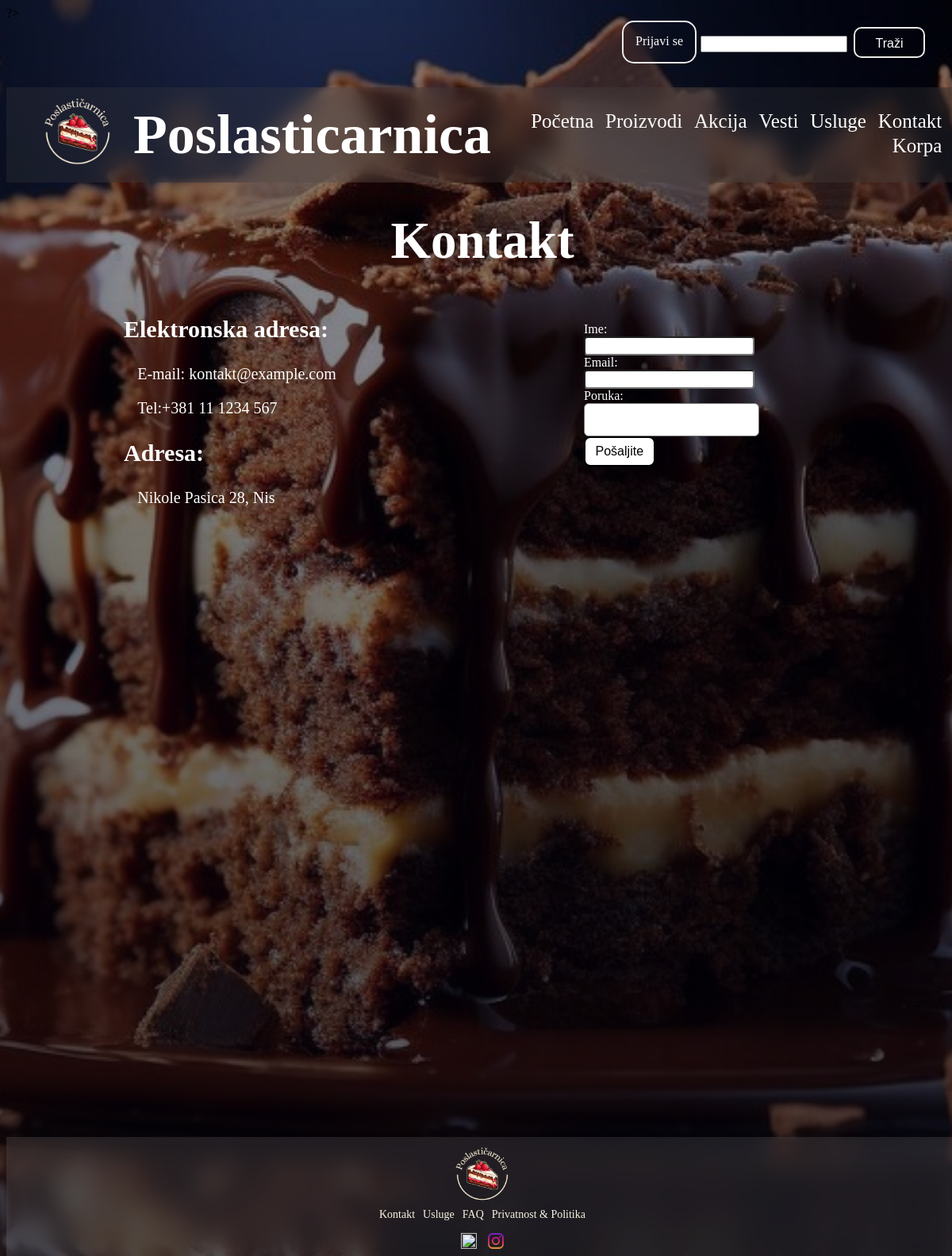
The app's page /index.php?page=kontakt with its own data.
### tables this page shows
CREATE TABLE IF NOT EXISTS `kontakt` (
  `id` int(10) unsigned NOT NULL AUTO_INCREMENT,
  `adresa` varchar(50) NOT NULL DEFAULT '0',
  `telefon` varchar(50) NOT NULL DEFAULT '0',
  `email` varchar(50) NOT NULL DEFAULT '0',
  `working_hours` varchar(50) NOT NULL DEFAULT '0',
  PRIMARY KEY (`id`)
);

### korisnickaStrana/model/KontaktModel.php (called while the page is built, shortened)
<?php
include_once(__DIR__ ."/../config/database.php");
$query = "SELECT * FROM kontakt";
$query_run = mysqli_query($con, $query);
$kontakt = mysqli_fetch_assoc($query_run);
?>

### korisnickaStrana/view/kontakt.php (the view, shortened to what this page needs)
<html lang="en">
<head>
    <link rel="stylesheet" href="/Poslasticarnica/korisnickaStrana/public/kontakt.css">
    <link rel="stylesheet" href="/Poslasticarnica/korisnickaStrana/public/message-session.css">
</head>
<body class="heder">
<div class="head-box">
<h1 class="title">
    Kontakt
</h1>
</div>
<div class="contact">
<div class="information">
<h2>Elektronska adresa:</h2>
<ul>
    <li><p>E-mail: <?=$kontakt['email'] ?></p></li>
    <li><p>Tel:<?= $kontakt['telefon'] ?></p></li>
</ul>
<h2>Adresa:</h2>
    <ul>
        <li><?=$kontakt['adresa'] ?></li>
    </ul>
</div>
<div class="form">
    <form method="POST" action="/Poslasticarnica/korisnickaStrana/model/KontaktModel.php">
        <label for="ime">Ime:</label>
        <input type="text" id="ime" name="ime" value="<?= $_POST['ime'] ?? '' ?>"><br>
        <label for="email">Email:</label>
        <input type="email" id="email" name="email" value="<?= $_POST['email'] ?? '' ?>" ><br>
        <label for="poruka">Poruka:</label>
        <textarea id="poruka" name="poruka"><?= $_POST['poruka'] ?? '' ?></textarea><br>
        <button type="submit" name="send-message">Pošaljite</button>
    </form>
</div>
</div>
<iframe src="https://www.google.com/maps/embed?pb=!1m18!1m12!1m3!1d2902.793494751808!2d21.893549375681275!3d43.31858217400939!2m3!1f0!2f0!3f0!3m2!1i1024!2i768!4f13.1!3m3!1m2!1s0x4755b0b16bb40e6f%3A0x260b304907f25fb0!2z0J3QuNC60L7Qu9C1INCf0LDRiNC40ZvQsCAyOCwg0J3QuNGIIDcwMDE4Mw!5e0!3m2!1ssr!2srs!4v1740655733292!5m2!1ssr!2srs" width="600" height="450" style="border:0;" allowfullscreen="" loading="lazy">
</iframe>
</body>
</html>

### korisnickaStrana/public/nav-bar.css (style rules this page uses)
#body { height: 111vh; width: 100%; background-image: linear-gradient(rgba(0,0,9,0.4),rgba(0,0,9,0.7)), url(../public/slike/slice-homemade.jpg); background-position: center; background-size: cover; position: relative; }
h1 { color: white; text-align:right; font-family: "Freestyle Script"; margin-bottom: 5px; margin-top: 5px; font-size: 70px; }

### korisnickaStrana/public/kontakt.css (style rules this page uses)
label { display: flex; }
.title { color: white; text-align: center; font-family: "Freestyle Script"; margin-top: 3%; font-size: 65px; }
.form { margin: 2%; width: 80%; color: white; border-radius: 8px; margin-top: 5%; }
.form input { border-radius: 4px; font-size: medium; }
.form textarea { resize: none; border-radius: 6px; font-size: large; }
.form button { border: 2px solid black; color: rgb(0, 0, 0); width: 20%; height: 15%; background-color: rgb(255, 255, 255); border-radius: 8px; transition-duration: 0.4s; font-size: medium; padding: 1%; }
.contact { display: flex; justify-content: space-between; }
.information { color: white; width: 100%; margin: 2%; margin-left: 10%; display: inline-block; font-size: 20px; }
.information li { list-style: none; margin: 1%; }
h2 { margin: 5%; }
iframe { width: 80%; height: 90vh; margin-left:10% ; margin-right: 10%; }

### records on screen
kontakt: email "kontakt@example.com", telefon "+381 11 1234 567", adresa "Nikole Pasica 28, Nis"
